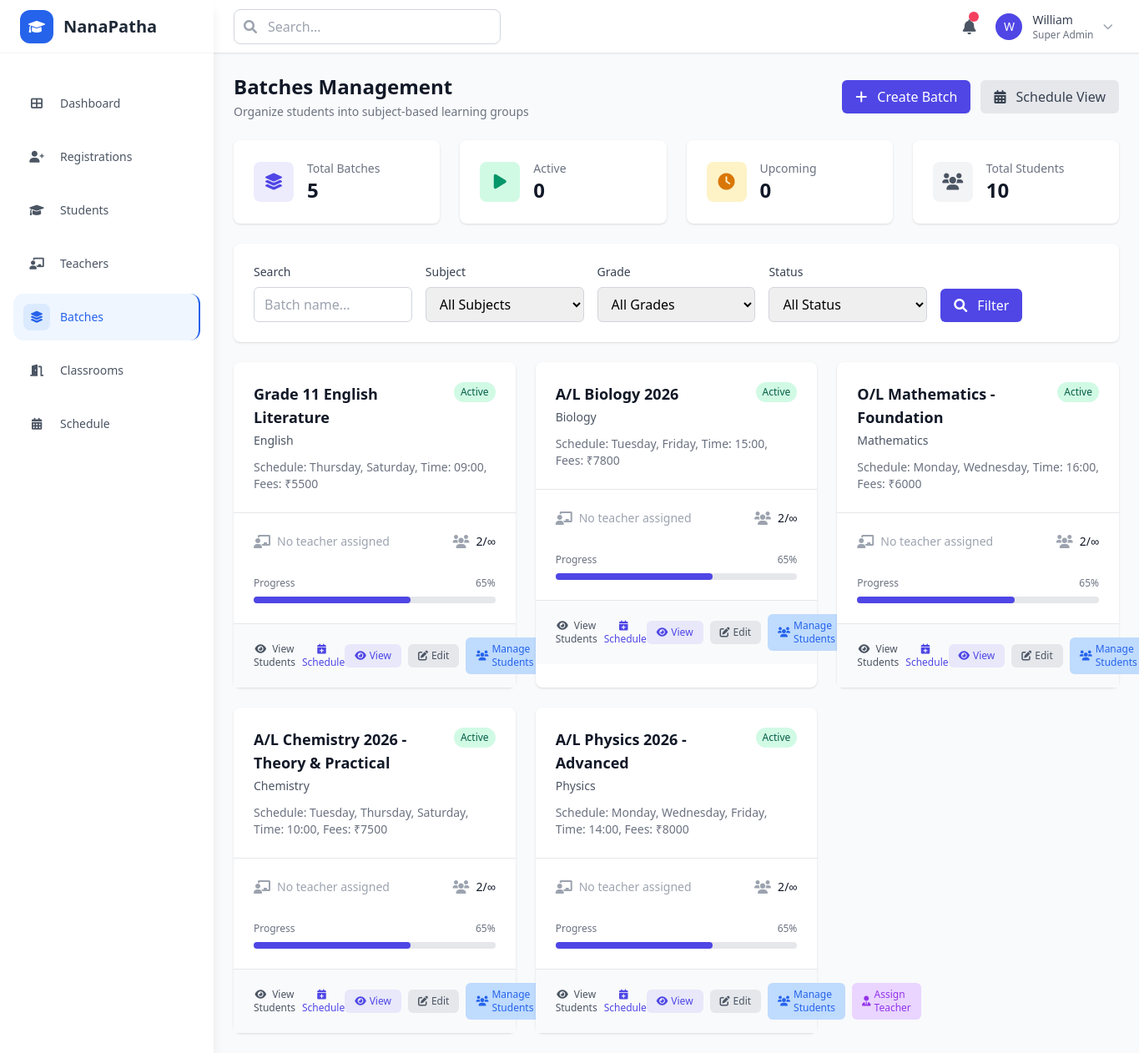
Screenshot of /admin/batches with the database file from the repository.
### models.py (models this page shows)
class Batch(db.Model):
    __tablename__ = 'batches'
    id = db.Column(db.Integer, primary_key=True)
    name = db.Column(db.String(255), nullable=False)
    grade = db.Column(db.String(10))
    subject = db.Column(db.String(100))
    capacity = db.Column(db.Integer, default=30)
    current_enrollment = db.Column(db.Integer, default=0)
    teacher_id = db.Column(db.Integer, db.ForeignKey('teacher_profiles.id'))
    teacher_name = db.Column(db.String(255))  # Simplified for prototype
    class_type = db.Column(db.Enum('online', 'physical', 'both', name='class_types'))
    start_date = db.Column(db.Date)
    end_date = db.Column(db.Date)
    is_active = db.Column(db.Boolean, default=True)
    notes = db.Column(db.Text)
    created_at = db.Column(db.DateTime, default=datetime.utcnow)
    teacher = db.relationship('TeacherProfile', backref='assigned_batches')

### app.py (the view)
@app.route('/admin/batches')
def admin_batches():
    search_query = request.args.get('search', '')
    subject_filter = request.args.get('subject', '')
    grade_filter = request.args.get('grade', '')
    status_filter = request.args.get('status', '')
    query = Batch.query
    if search_query:
        query = query.filter(Batch.name.contains(search_query))
    if subject_filter:
        query = query.filter_by(subject=subject_filter)
    if grade_filter:
        query = query.filter_by(grade_level=grade_filter)
    if status_filter:
        query = query.filter_by(status=status_filter)
    batches = query.order_by(Batch.created_at.desc()).all()
    return render_template('admin/batches.html',
                         batches=batches,
                         search_query=search_query,
                         now=datetime.now())

### templates/admin/batches.html (shortened to what this page needs)
{% extends "base.html" %}
{% block content %}
<div class="space-y-6">
    <div class="flex items-center justify-between">
        <div>
            <h1 class="text-2xl font-semibold text-gray-900">Batches Management</h1>
            <p class="text-sm text-gray-500 mt-1">Organize students into subject-based learning groups</p>
        </div>
        <div class="flex items-center space-x-3">
            <a href="{{ url_for('admin_batch_create') }}"
               class="bg-brand text-white px-4 py-2 rounded-md hover:bg-brand-700 transition-colors duration-150">
                <i class="fas fa-plus mr-2"></i>
                Create Batch
            </a>
            <button class="bg-gray-200 text-gray-700 px-4 py-2 rounded-md hover:bg-gray-300 transition-colors duration-150">
                <i class="fas fa-calendar-alt mr-2"></i>
                Schedule View
            </button>
        </div>
    </div>
    <div class="grid grid-cols-1 md:grid-cols-4 gap-6">
        <div class="bg-white rounded-lg shadow p-6">
            <div class="flex items-center">
                <div class="w-12 h-12 bg-brand/10 rounded-lg flex items-center justify-center">
                    <i class="fas fa-layer-group text-brand text-xl"></i>
                </div>
                <div class="ml-4">
                    <p class="text-sm font-medium text-gray-500">Total Batches</p>
                    <p class="text-2xl font-semibold text-gray-900">{{ batches|length }}</p>
                </div>
            </div>
        </div>
        <div class="bg-white rounded-lg shadow p-6">
            <div class="flex items-center">
                <div class="w-12 h-12 bg-emerald-100 rounded-lg flex items-center justify-center">
                    <i class="fas fa-play text-emerald-600 text-xl"></i>
                </div>
                <div class="ml-4">
                    <p class="text-sm font-medium text-gray-500">Active</p>
                    <p class="text-2xl font-semibold text-gray-900">
                        {{ batches | selectattr('status', 'equalto', 'active') | list | length }}
                    </p>
                </div>
            </div>
        </div>
        <div class="bg-white rounded-lg shadow p-6">
            <div class="flex items-center">
                <div class="w-12 h-12 bg-amber-100 rounded-lg flex items-center justify-center">
                    <i class="fas fa-clock text-amber-600 text-xl"></i>
                </div>
                <div class="ml-4">
                    <p class="text-sm font-medium text-gray-500">Upcoming</p>
                    <p class="text-2xl font-semibold text-gray-900">
                        {{ batches | selectattr('status', 'equalto', 'upcoming') | list | length }}
                    </p>
                </div>
            </div>
        </div>
        <div class="bg-white rounded-lg shadow p-6">
            <div class="flex items-center">
                <div class="w-12 h-12 bg-gray-100 rounded-lg flex items-center justify-center">
                    <i class="fas fa-users text-gray-600 text-xl"></i>
                </div>
                <div class="ml-4">
                    <p class="text-sm font-medium text-gray-500">Total Students</p>
                    <p class="text-2xl font-semibold text-gray-900">
                        {% set total_students = [] %}
                        {% for batch in batches %}
                            {% set _ = total_students.extend(batch.students) %}
                        {% endfor %}
                        {{ total_students | length }}
                    </p>
                </div>
            </div>
        </div>
    </div>
    <div class="bg-white rounded-lg shadow p-6">
        <form method="GET" class="space-y-4">
            <div class="grid grid-cols-1 md:grid-cols-5 gap-4">
                <div>
                    <label class="block text-sm font-medium text-gray-700 mb-2">Search</label>
                    <input type="text" name="search" value="{{ search_query }}"
                           placeholder="Batch name..."
                           class="w-full px-3 py-2 border border-gray-300 rounded-md focus:ring-2 focus:ring-brand focus:border-transparent">
                </div>
                <div>
                    <label class="block text-sm font-medium text-gray-700 mb-2">Subject</label>
                    <select name="subject"
                            class="w-full px-3 py-2 border border-gray-300 rounded-md focus:ring-2 focus:ring-brand focus:border-transparent">
                        <option value="">All Subjects</option>
                    </select>
                </div>
                <div>
                    <label class="block text-sm font-medium text-gray-700 mb-2">Grade</label>
                    <select name="grade"
                            class="w-full px-3 py-2 border border-gray-300 rounded-md focus:ring-2 focus:ring-brand focus:border-transparent">
                        <option value="">All Grades</option>
                    </select>
                </div>
                <div>
                    <label class="block text-sm font-medium text-gray-700 mb-2">Status</label>
                    <select name="status"
                            class="w-full px-3 py-2 border border-gray-300 rounded-md focus:ring-2 focus:ring-brand focus:border-transparent">
                        <option value="">All Status</option>
                    </select>
                </div>
                <div class="flex items-end space-x-2">
                    <button type="submit"
                            class="bg-brand text-white px-4 py-2 rounded-md hover:bg-brand-700 transition-colors duration-150">
                        <i class="fas fa-search mr-2"></i>
                        Filter
                    </button>
                </div>
            </div>
        </form>
    </div>
    {% if batches %}
    <div class="grid grid-cols-1 md:grid-cols-2 lg:grid-cols-3 gap-6">
        {% for batch in batches %}
        <div class="bg-white rounded-lg shadow hover:shadow-lg transition-shadow duration-200">
            <div class="p-6 border-b border-gray-200">
                <div class="flex items-start justify-between mb-3">
                    <div class="flex-1">
                        <h3 class="text-lg font-semibold text-gray-900 mb-1">
                            {{ batch.name }}
                        </h3>
                        <p class="text-sm text-gray-600">{{ batch.subject }}</p>
                    </div>
                    <span class="inline-flex px-2 py-1 text-xs font-medium rounded-full bg-emerald-100 text-emerald-800">
                        Active
                    </span>
                </div>
                {% if batch.notes %}
                <p class="text-sm text-gray-500 line-clamp-2">{{ batch.notes }}</p>
                {% endif %}
            </div>
            <div class="p-6 space-y-4">
                <div class="flex items-center justify-between">
                    <div class="flex items-center space-x-2">
                        <i class="fas fa-chalkboard-teacher text-gray-400"></i>
                        <span class="text-sm text-gray-600">
                            {% if batch.teacher %}
                                {{ batch.teacher.name }}
                            {% else %}
                                <span class="text-gray-400">No teacher assigned</span>
                            {% endif %}
                        </span>
                    </div>
                    <div class="flex items-center space-x-2">
                        <i class="fas fa-users text-gray-400"></i>
                        <span class="text-sm font-medium text-gray-900">
                            {{ batch.students|length }}/{{ batch.max_students or '∞' }}
                        </span>
                    </div>
                </div>
                <div class="space-y-2">
                    <div class="flex items-center justify-between text-xs text-gray-500">
                        <span>Progress</span>
                        <span>65%</span>
                    </div>
                    <div class="w-full bg-gray-200 rounded-full h-2">
                        <div class="bg-brand h-2 rounded-full transition-all duration-300"
                             style="width: 65%"></div>
                    </div>
                </div>
            </div>
            <div class="px-6 py-4 border-t border-gray-200 bg-gray-50">
                <div class="flex items-center justify-between">
                    <div class="flex items-center space-x-2">
                        {% if batch.students %}
                        <button class="text-xs text-gray-600 hover:text-gray-800">
                            <i class="fas fa-eye mr-1"></i>
                            View Students
                        </button>
                        {% endif %}
                        <button class="text-xs text-brand hover:text-brand-700">
                            <i class="fas fa-calendar-plus mr-1"></i>
                            Schedule
                        </button>
                    </div>
                    <div class="flex items-center space-x-2">
                        <a href="{{ url_for('admin_batch_detail', batch_id=batch.id) }}"
                           class="inline-flex items-center px-3 py-1.5 text-xs font-medium text-brand bg-brand/10 rounded-md hover:bg-brand/20 transition-colors duration-150">
                            <i class="fas fa-eye mr-1"></i>
                            View
                        </a>
                        <a href="{{ url_for('admin_batch_edit', batch_id=batch.id) }}"
                           class="inline-flex items-center px-3 py-1.5 text-xs font-medium text-gray-600 bg-gray-200 rounded-md hover:bg-gray-300 transition-colors duration-150">
                            <i class="fas fa-edit mr-1"></i>
                            Edit
                        </a>
                        <a href="{{ url_for('admin_batch_manage_students', batch_id=batch.id) }}"
                           class="inline-flex items-center px-3 py-1.5 text-xs font-medium text-blue-600 bg-blue-200 rounded-md hover:bg-blue-300 transition-colors duration-150">
                            <i class="fas fa-users mr-1"></i>
                            Manage Students
                        </a>
                        <a href="{{ url_for('admin_batch_assign_teacher', batch_id=batch.id) }}"
                           class="inline-flex items-center px-3 py-1.5 text-xs font-medium text-purple-600 bg-purple-200 rounded-md hover:bg-purple-300 transition-colors duration-150">
                            <i class="fas fa-user-tie mr-1"></i>
                            Assign Teacher
                        </a>
                    </div>
                </div>
            </div>
        </div>
        {% endfor %}
    </div>
    {% endif %}
</div>
{% endblock %}

### rows the page displays
Batch: name "Grade 11 English Literature", subject "English", notes "Schedule: Thursday, Saturday, Time: 09:00, Fees: ₹5500", students|length "2", max_students "∞"
Batch: name "A/L Biology 2026", subject "Biology", notes "Schedule: Tuesday, Friday, Time: 15:00, Fees: ₹7800", students|length "2", max_students "∞"
Batch: name "O/L Mathematics - Foundation", subject "Mathematics", notes "Schedule: Monday, Wednesday, Time: 16:00, Fees: ₹6000", students|length "2", max_students "∞"
Batch: name "A/L Chemistry 2026 - Theory & Practical", subject "Chemistry", notes "Schedule: Tuesday, Thursday, Saturday, Time: 10:00, Fees: ₹7500", students|length "2", max_students "∞"
Batch: name "A/L Physics 2026 - Advanced", subject "Physics", notes "Schedule: Monday, Wednesday, Friday, Time: 14:00, Fees: ₹8000", students|length "2", max_students "∞"

### other values shown
{{ batches|length }} "5"
{{ batches | selectattr('status', 'equalto', 'active') | list | length }} "0"
{{ batches | selectattr('status', 'equalto', 'upcoming') | list | length }} "0"
{{ total_students | length }} "10"
